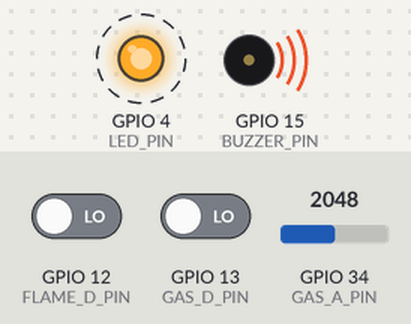
Simulated run of this sketch. Board: ESP32. On the bench: output pins drawn as LEDs (lit = HIGH), buzzer (waves = sounding, pin HIGH). Dashed ring = blinking. The test bench sets the inputs (shaded band); at power-on: GPIO 12 (FLAME_D_PIN) LOW, GPIO 13 (GAS_D_PIN) LOW, GPIO 34 (GAS_A_PIN) = 2048. What the sketch prints to the serial monitor is not drawn.

Above: at 120.05 s.
Timing chart, 0 to 123.0 s (numbered marks = the images above):
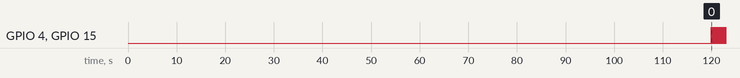

Measured:
- by itself, GPIO 4 (LED_PIN), GPIO 15 (BUZZER_PIN): alternates HIGH for 0.10 s and LOW for 0.10 s

The sketch:

05_Gas_Fire_Alarm.ino
```cpp
/**
 * P5 — Gas Leak & Fire Detection Alarm System
 * =============================================
 * Board : AI Thinker ESP32-CAM
 *
 * Wiring:
 *   Gas Sensor A0 → GPIO 34   Gas Sensor D0 → GPIO 13
 *   Flame Sensor D0 → GPIO 12
 *   Buzzer S → GPIO 15   Red LED → GPIO 4 (flash LED)
 *
 * ⚠️ SAFETY DISCLAIMER:
 *   This is for EDUCATIONAL PURPOSES ONLY.
 *   Do NOT rely on this as your only safety device.
 *   Always install certified smoke/gas detectors.
 *
 * Features:
 *   - Dual detection: gas level + flame IR
 *   - 3-stage alert: CLEAN / WARNING / DANGER
 *   - Buzzer tone pattern changes with severity
 *   - Uptime and alert log via Serial
 */
#define GAS_A_PIN    34
#define GAS_D_PIN    13
#define FLAME_D_PIN  12
#define BUZZER_PIN   15
#define LED_PIN       4

#define GAS_WARNING  1000
#define GAS_DANGER   1800
#define PREHEAT_MS   120000UL

enum AlertLevel { CLEAN, WARNING, DANGER };
AlertLevel lastAlert = CLEAN;
uint32_t   alertCount = 0;

AlertLevel evaluateAlert(int gas, bool flame) {
  if (flame || gas > GAS_DANGER)  return DANGER;
  if (gas > GAS_WARNING)          return WARNING;
  return CLEAN;
}

void soundAlert(AlertLevel level) {
  switch (level) {
    case DANGER:
      for (int i = 0; i < 5; i++) {
        digitalWrite(BUZZER_PIN, HIGH); digitalWrite(LED_PIN, HIGH); delay(100);
        digitalWrite(BUZZER_PIN, LOW);  digitalWrite(LED_PIN, LOW);  delay(100);
      }
      break;
    case WARNING:
      digitalWrite(BUZZER_PIN, HIGH); digitalWrite(LED_PIN, HIGH); delay(500);
      digitalWrite(BUZZER_PIN, LOW);  digitalWrite(LED_PIN, LOW);  delay(500);
      break;
    case CLEAN:
      break;
  }
}

void setup() {
  Serial.begin(115200);
  pinMode(GAS_D_PIN,   INPUT);
  pinMode(FLAME_D_PIN, INPUT);
  pinMode(BUZZER_PIN,  OUTPUT);
  pinMode(LED_PIN,     OUTPUT);
  digitalWrite(BUZZER_PIN, LOW);
  digitalWrite(LED_PIN,    LOW);

  Serial.println("=== Gas & Fire Alarm System ===");
  Serial.printf("Sensor preheat: %lu seconds...\n", PREHEAT_MS / 1000);
  delay(PREHEAT_MS);
  Serial.println("Ready. Monitoring...");
}

void loop() {
  int  gas   = analogRead(GAS_A_PIN);
  bool flame = (digitalRead(FLAME_D_PIN) == LOW);
  bool gasD0 = (digitalRead(GAS_D_PIN)   == LOW);

  AlertLevel level = evaluateAlert(gas, flame || gasD0);

  const char* levelStr = (level == DANGER) ? "DANGER 🚨" :
                         (level == WARNING) ? "WARNING ⚠️" : "CLEAN ✅";

  Serial.printf("[%lus] Gas:%4d  Flame:%s  D0:%s  → %s\n",
                millis() / 1000, gas,
                flame ? "YES" : " NO",
                gasD0 ? "YES" : " NO",
                levelStr);

  if (level > CLEAN) {
    alertCount++;
    Serial.printf("!!! ALERT #%lu — %s !!!\n", alertCount, levelStr);
  }

  soundAlert(level);

  // Only delay when clean — during alert, loop fast
  if (level == CLEAN) delay(1000);
}
```
